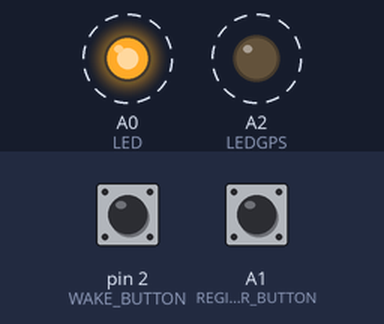
Simulated run of this sketch. Board: Arduino Uno, built with avr-gcc and run on an emulated ATmega328P. On the bench: output pins drawn as LEDs (lit = HIGH). Dashed ring = blinking. The test bench sets the inputs (shaded band); at power-on: pin 2 (WAKE_BUTTON) HIGH, A1 (REGISTER_BUTTON) HIGH. Sleep ends after the set time or at an interrupt; storage starts empty.

Above: at 1.27 s.
1.3 s: pin 2 (WAKE_BUTTON) pulled LOW for 0.15 s
At 1.8 s:
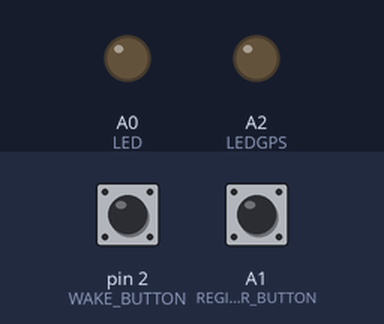
Timing chart, 0 to 4.3 s (numbered marks = the images above; inputs shaded):
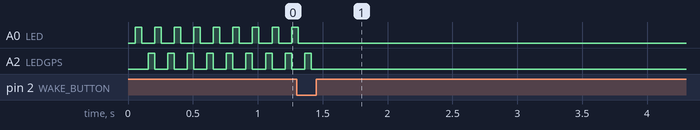

The sketch:

fishing_tracker.ino
```cpp
#include <TinyGPS++.h>
#include <Adafruit_BMP280.h>
#include <SPI.h>
#include <SD.h>
#include <OneWire.h>
#include <DallasTemperature.h>
#include <avr/sleep.h>

// Time Control vars
#define GPSWAIT 10000
#define LEDDELAY 300
#define GPSAcquireTime 1000

//Other vars
#define LED A0
#define LEDGPS A2
#define REGISTER_BUTTON A1
#define WAKE_BUTTON 2
uint8_t WAKE_BUTTON_STATE = HIGH;
uint8_t PREV_WAKE_BUTTON_STATE = HIGH;
uint8_t REGISTER_BUTTON_STATE = LOW;
uint8_t PREV_REGISTER_BUTTON_STATE = LOW;
#define percent 100

// Fat limitation: filename (8 chars name) + "." (1 char) + file extension (3 chars)
#define filename "fishdata.csv"

// The TinyGPS++ object
#define rxPin 5
#define txPin 6
float lati = 0.00, longi = 0.00, last_lat = 0.00, last_long = 0.00;
TinyGPSPlus gps;

// BMP
Adafruit_BMP280 bmp; // I2C
float air_temp, air_pressure;

// SD CARD
#define SD_CS 10
File myFile;

// Water Temp
// Data wire is plugged into digital pin 2 on the Arduino
#define WATER_PROBE_PIN 4
// Setup a oneWire instance to communicate with any OneWire device
OneWire oneWire(WATER_PROBE_PIN);

// Pass oneWire reference to DallasTemperature library
DallasTemperature sensors(&oneWire);
float water_temp;

int bla = 0;

// Setup Code
void setup(){
  // Setup pins
  pinMode(LED, OUTPUT);
  pinMode(LEDGPS, OUTPUT);
  pinMode(REGISTER_BUTTON, INPUT_PULLUP);
  pinMode(rxPin, INPUT);
  pinMode(txPin, OUTPUT);
  digitalWrite (WAKE_BUTTON, HIGH);  // enable pull-up
  REGISTER_BUTTON_STATE = digitalRead(REGISTER_BUTTON);
  Serial.begin(9600);
  while (!Serial) {
    ; // wait for serial port to connect. Needed for native USB port only
  }

  if (!SD.begin(10)) {
    while (1);
  }

  // Start BMP
  bmp.begin();
  /* Default settings from datasheet for BMP280. */
  bmp.setSampling(Adafruit_BMP280::MODE_NORMAL,     /* Operating Mode. */
                  Adafruit_BMP280::SAMPLING_X2,     /* Temp. oversampling */
                  Adafruit_BMP280::SAMPLING_X16,    /* Pressure oversampling */
                  Adafruit_BMP280::FILTER_X16,      /* Filtering. */
                  Adafruit_BMP280::STANDBY_MS_500); /* Standby time. */
  // Start SD Card
  SD.begin(SD_CS);

  // Start Water sensor
  sensors.begin();

}


//
// Main IO function
//
// Fetch data and store
void fetchAndStore(){
  digitalWrite(LED,HIGH); // Turn on led to inform processing


  // Get GPS data
  unsigned long start = millis();
  do{
    while (Serial.available())
      gps.encode(Serial.read());
  } while (millis() - start < GPSWAIT); // This custom version of delay() ensures that the gps object is being "fed".

  lati = gps.location.lat();
  longi = gps.location.lng();

  // Send the command to get water temperatures
  sensors.requestTemperatures();
  water_temp = sensors.getTempCByIndex(0);
  water_temp = water_temp + water_temp * 0.01; // calibrated in armpit vs thermometer

  // Get Air Pressure and Air Temperature

  air_pressure = bmp.readPressure()-bmp.readPressure()*.0028; // absolute pressure minus error (error calculated at a known height, temperature and sea level pressure)
  air_temp = bmp.readTemperature(); // reading sounds legit

  // open the file. note that only one file can be open at a time,
  // so you have to close this one before opening another.
  myFile = SD.open(filename, FILE_WRITE);

  // if the file opened okay, write to it:
  if (myFile) {
    myFile.print(lati); myFile.print(','); myFile.print(longi); myFile.print(',');
    myFile.print(air_temp); myFile.print(',');myFile.print(air_pressure); myFile.print(',');
    myFile.println(water_temp);

    // close the file:
    myFile.close();
  }

  digitalWrite(LED,LOW);
  digitalWrite(LEDGPS, LOW);
}

void wake ()
{
  // cancel sleep as a precaution
  sleep_disable();
  // precautionary while we do other stuff
  detachInterrupt (0);
}  // end of wake

void loop(){
  digitalWrite(LED, HIGH);
  delay(50);
  digitalWrite(LED, LOW);
  delay(50);


  if(gps.satellites.value() > 3 && gps.satellites.isValid()){
    digitalWrite(LEDGPS,HIGH); // Turn on led to inform gps available
  } else {digitalWrite(LEDGPS,HIGH); delay(50); digitalWrite(LEDGPS,LOW);}

  REGISTER_BUTTON_STATE = digitalRead(REGISTER_BUTTON);
  //Serial.println(REGISTER_BUTTON_STATE);
  if ( REGISTER_BUTTON_STATE != PREV_REGISTER_BUTTON_STATE){
    // has the button switch been closed?
    if ( REGISTER_BUTTON_STATE == LOW ){
      fetchAndStore();
    }
  }

  PREV_REGISTER_BUTTON_STATE = REGISTER_BUTTON_STATE;


  PREV_WAKE_BUTTON_STATE = HIGH;
  WAKE_BUTTON_STATE = HIGH;

  WAKE_BUTTON_STATE = digitalRead(WAKE_BUTTON);
  //Serial.println(WAKE_BUTTON_STATE);
  if ( WAKE_BUTTON_STATE != PREV_WAKE_BUTTON_STATE){
    // has the button switch been closed?
    if ( WAKE_BUTTON_STATE == LOW ){
      //Serial.println("HERE");
      // disable ADC
      ADCSRA = 0;

      set_sleep_mode (SLEEP_MODE_PWR_DOWN);
      sleep_enable();

      // Do not interrupt before we go to sleep, or the
      // ISR will detach interrupts and we won't wake.
      noInterrupts ();

      // will be called when pin D2 goes low
      attachInterrupt (0, wake, FALLING);
      EIFR = bit (INTF0);  // clear flag for interrupt 0

      // turn off brown-out enable in software
      // BODS must be set to one and BODSE must be set to zero within four clock cycles
      MCUCR = bit (BODS) | bit (BODSE);
      // The BODS bit is automatically cleared after three clock cycles
      MCUCR = bit (BODS);

      // We are guaranteed that the sleep_cpu call will be done
      // as the processor executes the next instruction after
      // interrupts are turned on.
      interrupts ();  // one cycle
      sleep_cpu ();   // one cycle
      delay(150);
    }
  }

}
```

Measured:
- after the input at 1.3 s, A0 (LED): goes on until 1.3 s, then stays LOW; A2 (LEDGPS): goes on until 1.4 s, then stays LOW
- by itself, A0 (LED), A2 (LEDGPS): alternates HIGH for 0.05 s and LOW for 0.10 s
